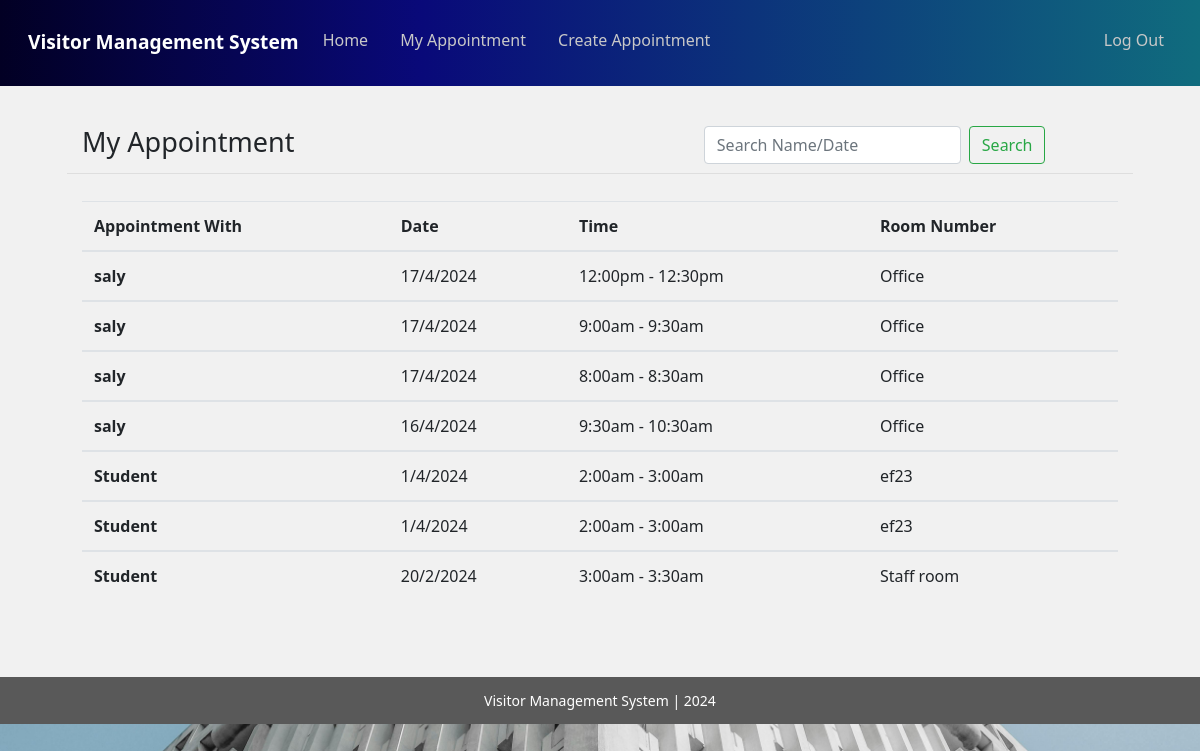
/teacher/my_appointment/ (signed in), run on an earlier commit of the app's database.
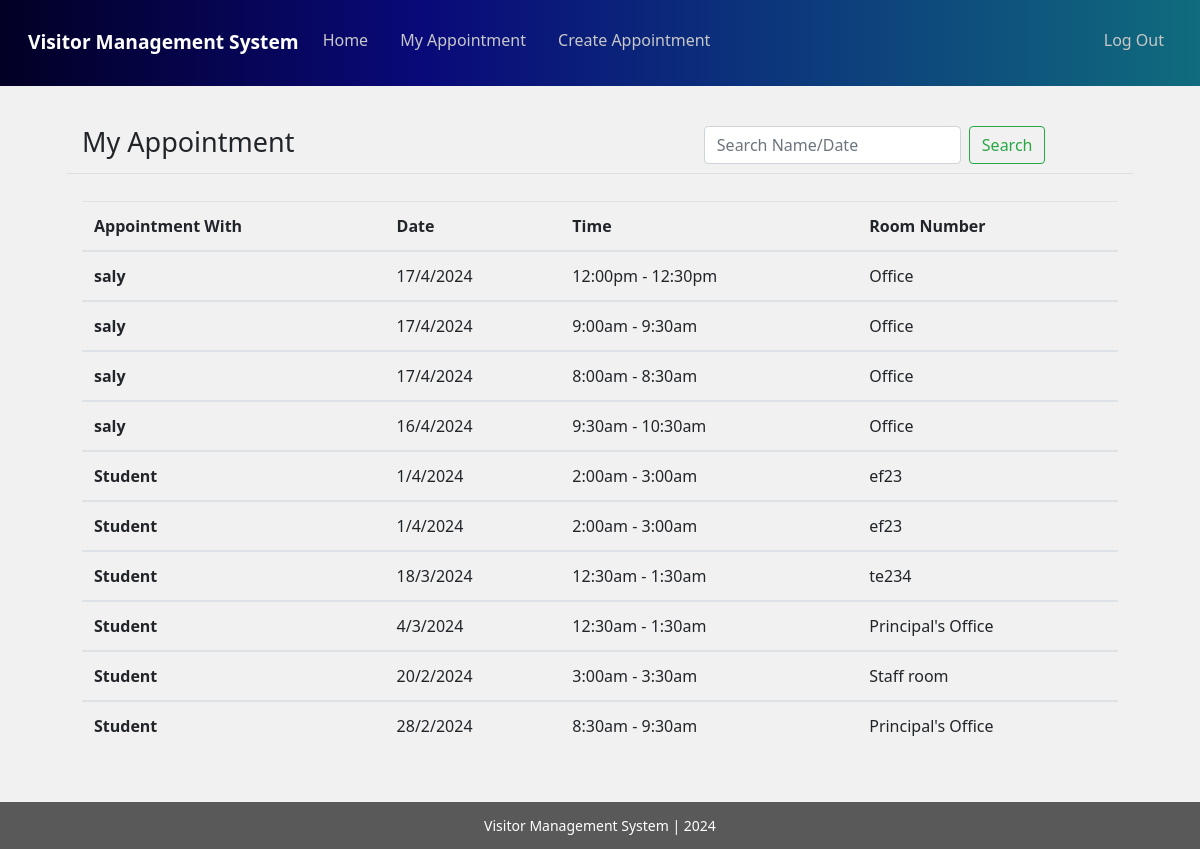
And on a later commit of the database.
### teacher/models.py (models this page shows, shortened)
class Appointment(models.Model):
	user=models.ForeignKey(settings.AUTH_USER_MODEL,blank=True, null=True,on_delete=models.DO_NOTHING)
	date=models.CharField(max_length=50)
	time_start=models.CharField(max_length=50)
	time_end=models.CharField(max_length=50)
	room_number=models.CharField(max_length=50)
	appointment_with=models.CharField(max_length=50,blank=True)
	update_time=models.DateField(auto_now=True, auto_now_add=False)
	frist_time=models.DateField(auto_now=False, auto_now_add=True)
	status=models.CharField(max_length=10, null=True)
	cancel_reason=models.TextField(blank=True)

### teacher/views.py (the view)
# urls.py: path('teacher/', include("teacher.urls")),
def teacher(request):#this section for my appointment
	group_name=Group.objects.all().filter(user = request.user)# get logget user grouped name
	group_name=str(group_name[0]) # convert to string
	if "Teacher" == group_name:
		user_name=request.user.get_username()#Getting Username
		appointment_list = Appointment.objects.all().order_by("-id").filter(user=request.user)
		q=request.GET.get("q")#search start
		if q:
			appointment_list=appointment_list.filter(appointment_with__icontains=q)
		else:
			appointment_list = appointment_list# search end
		appointments= {
		    "query": appointment_list,
		    "user_name":user_name
		}
		return render(request, 'teacher.html', appointments )
	else:
		return redirect('http://127.0.0.1:8000/')

### templates/teacher.html
{% extends 'common_teacher.html' %}
{% block common_teacher %}
   <div class="student">
           <div class="container">
          <div class="row min-height">
              <div class="col-sm-12">
                            <div class="row main_boder">
                                <div class="col-sm-7">
                                     <h3 class="appointmnet_list">My Appointment</h3>
                                </div>
                                <div class="col-sm-5">
                                      <form class="form-inline my-2 my-lg-0" method="GET" action="">
                                          <input class="form-control mr-sm-2" type="text" name="q" placeholder="Search Name/Date" placeholder="Search With Name" aria-label="Search">
                                          <button class="btn btn-outline-success my-2 my-sm-0" type="submit" value="Search">Search</button>
                                       </form>
                                </div>
                            </div>
                             <table class="table">
                                 <thead>
                                  <tr>
                                    <th scope="col">Appointment With</th>
                                    <th scope="col">Date</th>
                                    <th scope="col">Time</th>
                                    <th scope="col">Room Number</th>
                                  </tr>
                                </thead>{% for appoint in query %}
                                {% if appoint.appointment_with != '' %}
                                <tbody>
                                  <tr>
                                    <th scope="row">{{appoint.appointment_with}}</th>
                                          <td>{{appoint.date}}</td>
                                          <td>{{appoint.time_start}} - {{appoint.time_end}}</td>
                                          <td>{{appoint.room_number}}</td>
                                  </tr>{% endif %}
                                </tbody>{% endfor %}
                            </table>
              </div>
          </div>
      </div>
      </div>
      <div class="footer">
           <div class="container">
          <div class="row">
              <div class="col-sm-12">
                Visitor Management System | 2024
              </div>
          </div>
      </div>
      </div>
{% endblock common_teacher %}

### templates/common_teacher.html
{% extends 'common.html' %}
{% block body %}
   <div class="container ">
   	<div class="row studnet_nav">
   	             <div class="col-sm-8">
						     <ul class="nav nav-pills">
								<li class="nav-item">
									<p style="font-size: larger; font-weight: bold;">Visitor Management System </p>
								  </li>
								  <li class="nav-item">
								    <a class="nav-link" href='{% url "teacher_home"%}'>Home</a>
								  </li>
								  <li class="nav-item">
								    <a class="nav-link" href='{% url "teacher_appointment"%}'>My Appointment</a>
								  </li>
								  <li class="nav-item">
								    <a class="nav-link" href='{% url "teacher_appointment_list"%}'>Create Appointment</a>
								  </li>
							  </ul>
                  </div>
                 <div class="col-sm-4">
					     <ul class="nav nav-pills justify-content-end">
							  <li class="nav-item">
							    <a class="nav-link" href='{% url "logout"%}'>Log Out</a>
							  </li>
						  </ul>
	       		 </div>
	  </div>
    </div>
    {% block common_teacher %}
    {% endblock common_teacher %}
{% endblock %}

### templates/common.html (shortened to what this page needs)
{% load static %}
<!DOCTYPE html>
<html>
<head>
	<link rel="stylesheet" href="https://stackpath.bootstrapcdn.com/bootstrap/4.1.3/css/bootstrap.min.css">
    <link rel="stylesheet" href="https://use.fontawesome.com/releases/v5.3.1/css/all.css">
    <link rel="stylesheet" type="text/css" href="{% static 'css/style.css' %}">
	<link rel="stylesheet" type="text/css" href="{% static 'date/jquery.timepicker.css' %}" />
	<link rel="stylesheet" type="text/css" href="{% static 'date/bootstrap-datepicker.css' %}"/>
</head>
<body class="login">
	    {% block body %}
	    {% endblock %}
</body>
</html>

### static/css/style.css (style rules this page uses)
.container { max-width: unset; }
.login { background-image: url(image/background.jpg); background-size: cover; }
.row.studnet_nav { background: hsl(0, 0%, 16%); PADDING: 5PX; }
.row.studnet_nav { background: rgb(2,0,36); background: linear-gradient(90deg, rgba(2,0,36,1) 0%, rgba(9,9,121,1) 35%, rgba(16,108,126,1) 100%); color: white; padding-top: 20px; }
h3.appointmnet_list { padding: 19px 0px 10px 0px; font-weight: normal; font-size: 27px; }
.student .row { background: #f1f1f1; }
body { font-family: 'Segoe UI', Tahoma, Geneva, Verdana, sans-serif; }
.footer .row { background: #595959; text-align: center; font-size: 14px; color: white; padding: 13px; }
li.nav-item p { padding: 8px; }
h3.appointmnet_list { padding: 19px 0px 6px 0px; margin-bottom: 27px; font-weight: normal; font-size: 27px; }
.min-height h3.appointmnet_list { padding: 0px 0px 6px 0px; margin-bottom: 9px; font-weight: normal; font-size: 27px; }
.row.min-height { background: #f1f1f1; padding: 20px 67px 36px 67px; }
.row.main_boder { margin-bottom: 27px; border-bottom: 1px solid #00000014; }
.row.min-height { background: #f1f1f1; padding: 40px 67px 36px 67px; min-height: 591px; }
.main_boder { border-bottom: 1px solid #00000014; }
.nav-link { color: rgb(200, 200, 200); }

What changed in the data, as far as the page shows it:
now on this page (row edited): Appointment: appointment_with "Student", date "18/3/2024", time_start "12:30am", time_end "1:30am", room_number "te234"
now on this page (row edited): Appointment: appointment_with "Student", date "4/3/2024", time_start "12:30am", time_end "1:30am", room_number "Principal's Office"
now on this page (row edited): Appointment: appointment_with "Student", date "28/2/2024", time_start "8:30am", time_end "9:30am", room_number "Principal's Office"
